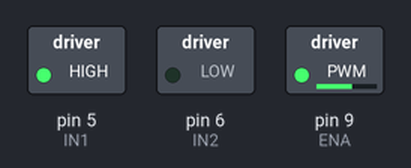
Simulated run of this sketch. Board: Arduino Uno, built with avr-gcc and run on an emulated ATmega328P. Parts: switched loads named in the sketch (green lamp = pin HIGH).

Above: at 0.05 s.
At 4.0 s:
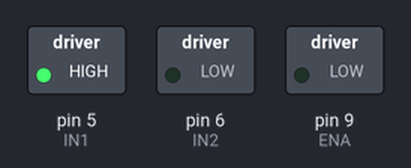
Timing chart, 0 to 4.6 s (numbered marks = the images above):
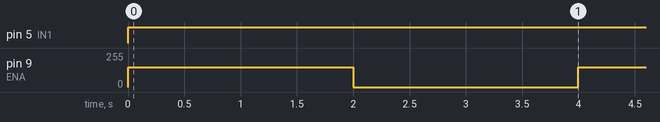

Measured:
- by itself, pin 5 (IN1): LOW → HIGH at 0.00 s
- by itself, pin 9 (ENA): alternates 150/255 for 2.0 s and 0/255 for 2.0 s

The sketch:

DCV_2.ino
```cpp
// Definição dos pinos da ponte H
#define IN1 5
#define IN2 6
#define ENA 9  // Controle de velocidade (PWM)

void setup() {
  pinMode(IN1, OUTPUT);
  pinMode(IN2, OUTPUT);
  pinMode(ENA, OUTPUT);
}

void loop() {
  digitalWrite(IN1, HIGH);
  digitalWrite(IN2, LOW);
  analogWrite(ENA, 150); // Define velocidade média (0-255)

  delay(2000); // Motor ligado por 2 segundos

  analogWrite(ENA, 0); // Motor desligado
  delay(2000);
}
```
